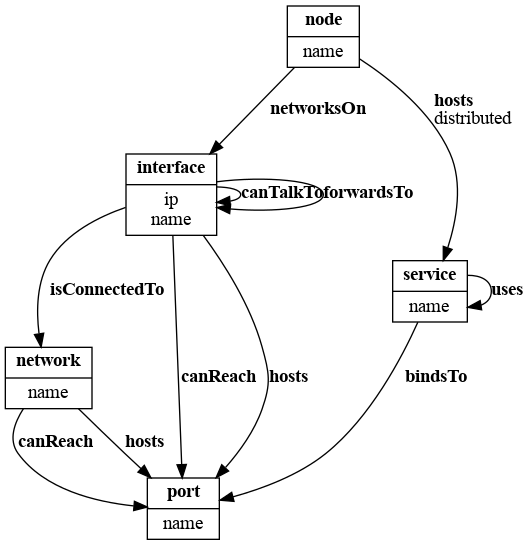

The script that drew this image:
import functools
import sys
from typing import Any, Dict, NoReturn, Optional, Set, Tuple, Union
import typing

import graphviz
import schema
import yaml
from schema import Optional as Opt, Schema, SchemaError


LiteralType = Union[int, float, complex, str, list, tuple, set, dict, bytes, bytearray, frozenset]
LITERAL_TYPES: Set[type] = set(typing.get_args(LiteralType))


@functools.total_ordering
class AbstractNode:
    def __init__(self, name: str):
        self.name: str = name

    def id(self) -> str:
        return self.name

    def __str__(self):
        return self.id()

    def __lt__(self, other: 'MetaNode') -> bool:
        return self.id() < other.id()

    def to_label(self) -> str:
        return f"<{{<b>{self.name}</b>}}>"

    def draw(self, g: graphviz.Digraph):
        g.node(name=self.id(), label=self.to_label())


@functools.total_ordering
class AbstractEdge:
    def __init__(self, source: AbstractNode, destination: AbstractNode, label: str):
        self.source: AbstractNode = source
        self.destination: AbstractNode = destination
        self.label: str = label

    def __str__(self) -> str:
        return f"{str(self.source)}_{str(self.destination)}_{self.label}"

    def __lt__(self, other: 'MetaEdge') -> bool:
        return str(self) < str(other)

    def to_label(self) -> str:
        return f"<<b>{self.label}</b>>"

    def draw(self, g: graphviz.Digraph):
        g.edge(self.source.id(), self.destination.id(), self.to_label())


class MetaNode(AbstractNode):
    def __init__(self, name: str, attributes: Optional[Set[str]] = None):
        super().__init__(name=name)
        if attributes is None:
            attributes = set()
        self.attributes: Set[str] = attributes

    def to_label(self) -> str:
        return super().to_label()[:-2] + f"|{'<br />'.join(sorted(self.attributes))}}}>"


class MetaEdge(AbstractEdge):
    def __init__(self,
                 source: MetaNode,
                 destination: MetaNode,
                 label: str,
                 attributes: Optional[Dict[str, Optional[LiteralType]]] = None):
        super().__init__(source, destination, label)
        if attributes is None:
            attributes = dict()
        self.attributes: Dict[str, Optional[LiteralType]] = attributes

    def to_label(self) -> str:
        return super().to_label()[:-1] + f"""{''.join(f'<br align="left"/>{label}'
                                                      f'{f" = {value}" if value is not None else ""}'
                                                      for label, value in sorted(self.attributes.items()))}>"""


class Node(AbstractNode):
    def __init__(self, cls: AbstractNode, name: str, attribute_values: Optional[Dict[str, Any]] = None):
        super().__init__(name=name)
        self.cls: AbstractNode = cls
        if attribute_values is None:
            attribute_values = dict()
        self.attribute_values: Dict[str, Any] = attribute_values
        self.outgoing_edges: Set['Edge'] = set()

    def add_edge(self, edge: 'Edge'):
        self.outgoing_edges.add(edge)

    def to_label(self) -> str:
        return f"""<{{<i>{self.cls}</i><br /><b>{self.name}</b>|{
        '<br align="left"/>'.join(f"{label} = {value}" for label, value in sorted(self.attribute_values.items()))
        }}}>"""

    def draw(self, g: graphviz.Digraph):
        super().draw(g)
        for edge in self.outgoing_edges:
            edge.draw(g)


class Edge(AbstractEdge):
    def __init__(self, source: Node, destination: Node, label: str,
                 attribute_values: Optional[Dict[str, Any]] = None):
        super().__init__(source, destination, label)
        if attribute_values is None:
            attribute_values = dict()
        self.attribute_values: Dict[str, Any] = attribute_values

    def to_label(self) -> str:
        return super().to_label()[:-1] + f"""{''.join(f'<br align="left"/>{label} = {value}'
                                                      for label, value in sorted(self.attribute_values.items()))}>"""


class Topology:
    def __init__(self):
        self.instances: Dict[str, Node] = dict()

    def add_instance(self, instance: Node):
        assert instance.id() not in self.instances
        self.instances[instance.id()] = instance

    def get_instance(self, cls: AbstractNode, name: str) -> Node:
        new_instance = Node(cls=cls, name=name)
        if new_instance.id() in self.instances:
            return self.instances[new_instance.id()]
        self.add_instance(new_instance)
        return new_instance

    def draw(self, output_filename: str):
        g = graphviz.Digraph(format='png')
        g.node_attr.update({'shape': 'record'})

        for instance in sorted(self.instances.values()):
            instance.draw(g)

        print(g.source)
        filename = g.render(filename=output_filename)
        print("Graph saved in", filename)


class Ontology:
    def __init__(self):
        self.meta_nodes: Dict[str, MetaNode] = dict()
        self.meta_edges: Dict[str, Dict[str, MetaEdge]] = dict()
        self.schema: Optional[Schema] = None

    def add_edge(self, edge: MetaEdge):
        if edge.source.id() not in self.meta_edges:
            self.meta_edges[edge.source.id()] = dict()

        self.meta_edges[edge.source.id()][edge.label] = edge

    def get_all_edges(self) -> Set[MetaEdge]:
        return {edge for source_dict in self.meta_edges.values()
                for edge in source_dict.values()}

    def get_edge_by_source_and_label(self, source_id: Union[str, MetaNode], label: str) -> Optional[MetaEdge]:
        if isinstance(source_id, MetaNode):
            source_id = str(source_id)
        return self.meta_edges.get(source_id, dict()).get(label, None)

    META_ONTOLOGY = Schema({
        # source
        str: schema.Or(None, {
            Opt('attributes'): schema.Or(None, {
                str: schema.Or(None, object)
            }),
            # edge
            Opt(str): schema.And({
                # destination
                str: schema.Or(None, {
                    # attribute
                    str: schema.Or(None, object)
                })
            }, lambda d: len(d) == 1, error='exactly one destination is required')
        })
    })

    def draw(self, output_filename: str):
        g = graphviz.Digraph(format='png')
        g.node_attr.update({'shape': 'record'})

        for node in sorted(self.meta_nodes.values()):
            g.node(str(node), label=node.to_label())

        for edge in sorted(self.get_all_edges()):
            g.edge(str(edge.source), str(edge.destination), edge.to_label())

        print(g.source)
        filename = g.render(filename=output_filename)
        print("Graph saved in", filename)

    def get_node(self, name: str) -> MetaNode:
        if name in self.meta_nodes:
            return self.meta_nodes[name]
        node = MetaNode(name)
        self.meta_nodes[name] = node
        return node

    @staticmethod
    def validate_ontology_dict(ontology: Dict[str, Any], meta_ontology: Schema) -> Optional[NoReturn]:
        try:
            meta_ontology.validate(ontology)
        except SchemaError as se:
            for error in se.errors:
                if error:
                    print(error)

            for error in se.autos:
                if error:
                    print(error)

            raise se

    @staticmethod
    def _parse_source_attributes(source_node: MetaNode,
                                 destination_labels: Dict[str, Any],
                                 source_schema_dict: Dict[Opt, Any]):
        for attribute_label, validation_condition in destination_labels.items():
            if type(validation_condition) == str:
                validation_condition = eval(validation_condition)
            source_schema_dict[Opt(attribute_label)] = validation_condition
            source_node.attributes.add(attribute_label)

    @staticmethod
    def _parse_attribute_labels(attribute_labels: Optional[Dict[str, Any]]) \
            -> Tuple[Optional[Dict[str, Optional[LiteralType]]], Dict[Opt, Any]]:
        attribute_labels_schema_dict = dict()
        if attribute_labels is None:
            edge_attributes = None
        else:
            edge_attributes = dict()
            for attribute_label, validation_condition in attribute_labels.items():
                if type(validation_condition) == str:
                    validation_condition = eval(validation_condition)
                attribute_labels_schema_dict[Opt(attribute_label)] = validation_condition

                # do not visualize validation functions
                if not type(validation_condition) in LITERAL_TYPES:
                    validation_condition = None

                edge_attributes[attribute_label] = validation_condition
        return edge_attributes, attribute_labels_schema_dict

    def _parse_edges(self,
                     source_node: MetaNode,
                     edge_label: str,
                     destination_labels: Dict[str, Optional[Dict[str, Any]]],
                     source_schema_dict: Dict[Opt, Any]):
        source_label = source_node.name
        assert len(destination_labels) <= 1, \
            f"edge label '{edge_label}' in source '{source_label}' has more than one destination"
        assert len(destination_labels) > 0, \
            f"edge label '{edge_label}' in source '{source_label}' is missing a destination"

        destination_label, attribute_labels = next(iter(destination_labels.items()))
        edge_attributes, attribute_labels_schema_dict = self._parse_attribute_labels(attribute_labels)

        destination_node = self.get_node(destination_label)
        self.add_edge(MetaEdge(source_node, destination_node, edge_label, attributes=edge_attributes))

        source_schema_dict[Opt(edge_label)] = {str: schema.Or(None, attribute_labels_schema_dict)}

    def _parse_source_schema(self,
                             source_label: str,
                             edge_labels: Dict[str, Optional[Dict[str, Union[Any, Optional[Dict[str, Any]]]]]]) \
            -> Dict[Opt, Any]:
        source_node: MetaNode = self.get_node(source_label)
        source_schema_dict = dict()
        for edge_label, destination_labels in edge_labels.items():
            assert destination_labels is not None, \
                f"edge label '{edge_label}' in source '{source_label}' has no children"

            if edge_label == 'attributes':
                self._parse_source_attributes(source_node=source_node,
                                              destination_labels=destination_labels,
                                              source_schema_dict=source_schema_dict)
            else:
                self._parse_edges(source_node=source_node,
                                  edge_label=edge_label,
                                  destination_labels=destination_labels,
                                  source_schema_dict=source_schema_dict)
        return source_schema_dict

    def _parse_ontology_schema(self, ontology_dict: Dict[str, Any]):
        ontology_schema_dict: Dict[Opt, schema.Or] = dict()
        for source_label, edge_labels in ontology_dict.items():
            if edge_labels is None:
                continue
            source_schema_dict = self._parse_source_schema(source_label, edge_labels)
            ontology_schema_dict[Opt(source_label)] = schema.Or(None, {str: schema.Or(None, source_schema_dict)})
        self.schema = Schema(schema.Or(None, ontology_schema_dict))

    @staticmethod
    def load_ontology_from_yaml(filename: str, meta_ontology: Schema = None) -> Union['Ontology', NoReturn]:
        if meta_ontology is None:
            meta_ontology = Ontology.META_ONTOLOGY

        with open(filename, 'r') as file:
            ontology_dict = yaml.safe_load(file.read())

        if meta_ontology:
            Ontology.validate_ontology_dict(ontology=ontology_dict,
                                            meta_ontology=meta_ontology)

        ontology = Ontology()
        if ontology_dict is None:
            return ontology

        ontology._parse_ontology_schema(ontology_dict)
        return ontology

    def _create_topology_for_known_source(self,
                                          topology: Topology,
                                          destination_class_id: str,
                                          destinations_and_attributes: Dict[str, Dict[str, Any]],
                                          source_instance: Node,
                                          edge_label: str):
        destination_cls = self.meta_nodes[destination_class_id]
        for destination_name, attributes in destinations_and_attributes.items():
            destination_instance = topology.get_instance(cls=destination_cls, name=destination_name)
            new_edge = Edge(source=source_instance,
                            destination=destination_instance,
                            label=edge_label,
                            attribute_values=attributes)
            source_instance.add_edge(new_edge)

    def _load_topology_for_given_source_class(self,
                                              topology: Topology,
                                              source_class_id: str,
                                              source_instances: Dict[
                                                  str, Dict[str, Union[Any, Dict[str, Dict[str, Any]]]]]):
        source_cls: MetaNode = self.meta_nodes[source_class_id]
        for source_name, attribute_labels in source_instances.items():
            source_instance = Node(cls=source_cls, name=source_name)
            for attribute_label, attribute_values in attribute_labels.items():
                edge = self.get_edge_by_source_and_label(source_class_id, attribute_label)
                if edge is None:
                    source_instance.attribute_values[attribute_label] = attribute_values
                else:
                    destination_cls_id = edge.destination.id()
                    self._create_topology_for_known_source(topology=topology,
                                                           destination_class_id=destination_cls_id,
                                                           destinations_and_attributes=attribute_values,
                                                           source_instance=source_instance,
                                                           edge_label=attribute_label)

            topology.add_instance(source_instance)

    def load_topology(self, filename: str) -> Topology:
        with open(filename, 'r') as file:
            topology_dict = yaml.safe_load(file.read())

        Ontology.validate_ontology_dict(ontology=topology_dict,
                                        meta_ontology=self.schema)

        topology = Topology()
        for source_class_id, source_instances in topology_dict.items():
            self._load_topology_for_given_source_class(topology, source_class_id, source_instances)
        return topology


if __name__ == '__main__':
    try:
        ontology_model = Ontology.load_ontology_from_yaml(filename='ontology.yaml')
        ontology_model.draw(output_filename='ontology')
    except SchemaError:
        sys.exit(1)

    try:
        topology_model = ontology_model.load_topology(filename='topology.yaml')
        topology_model.draw(output_filename='topology')
    except SchemaError:
        sys.exit(2)
